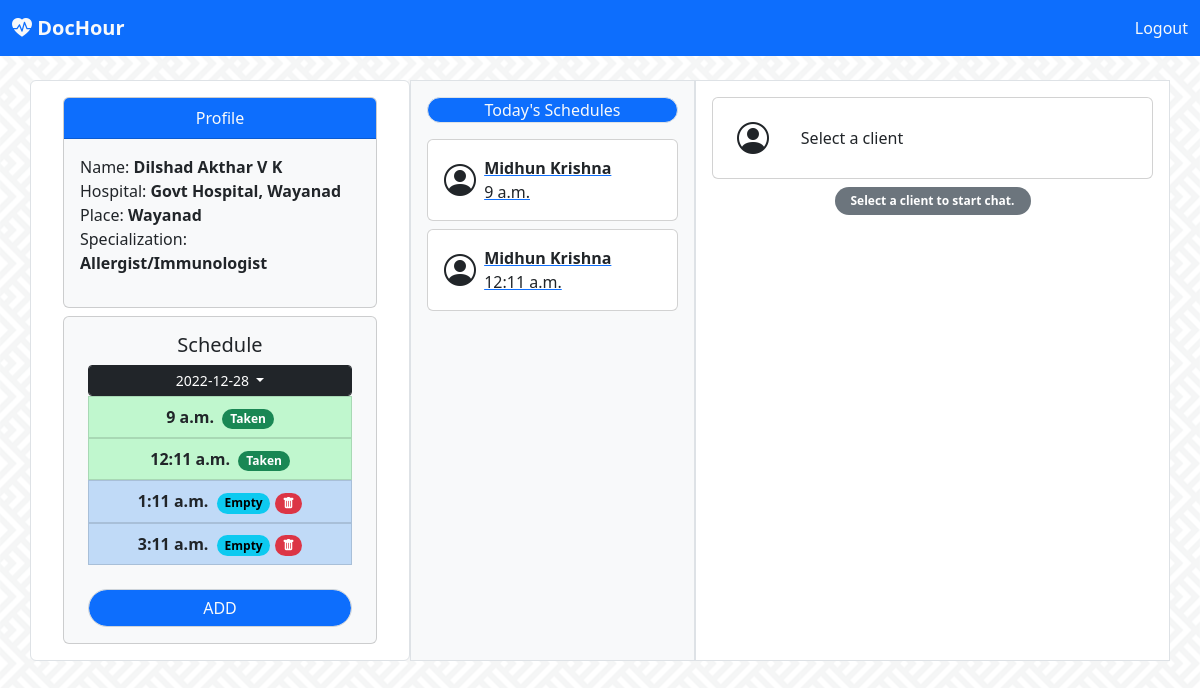
The app's page /doctor/doc_home_slot/2022-12-28/ (signed in), older data.
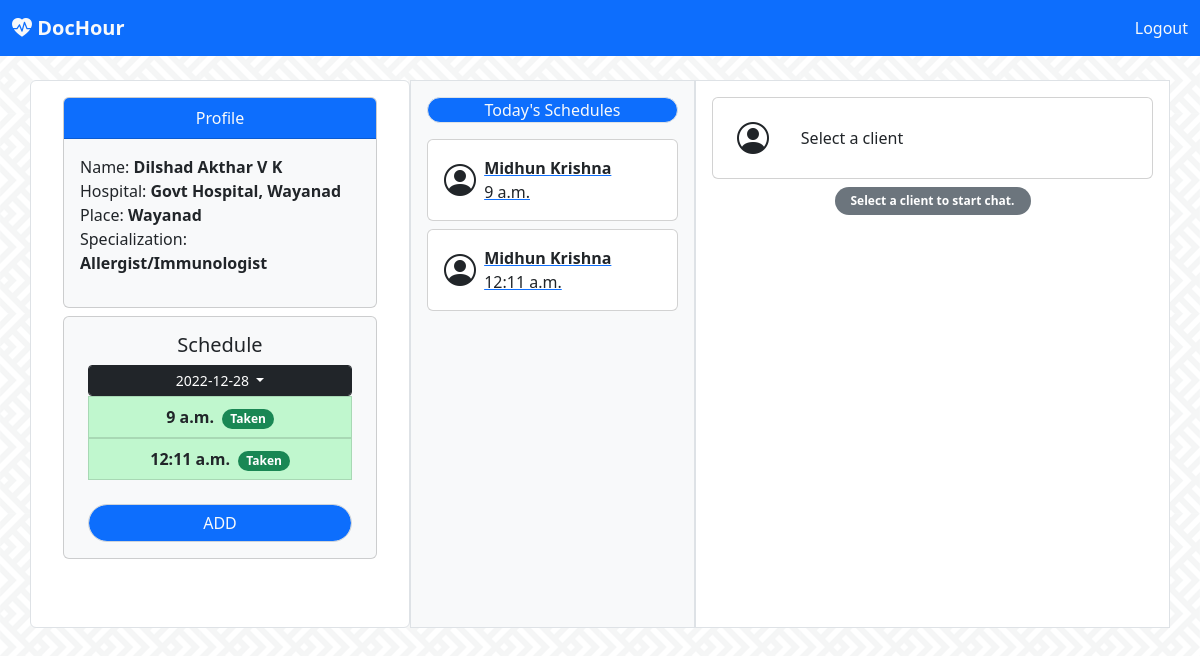
The same page, newer data.
### doctor/models.py (models this page shows, shortened)
class Schedule(models.Model):
    doc = models.ForeignKey(Doctor, on_delete=models.CASCADE)
    date = models.DateField()
    start_time = models.TimeField()
    taken = models.ForeignKey(Client, related_name='taken', on_delete=models.CASCADE, null=True, blank=True)
    confirmed = models.BooleanField(default=False)
    cancelled = models.ForeignKey(Client, related_name='cancelled', on_delete=models.CASCADE, null=True, blank=True)

### client/models.py (models this page shows, shortened)
class Client(models.Model):
    user = models.OneToOneField(User, on_delete=models.CASCADE)
    place = models.CharField(max_length=100)
    age = models.IntegerField()
    health_history = models.CharField(max_length=250)

### doctor/views.py (the view)
# urls.py: url(r'^doc_home_slot/(?P<date>\d{4}-\d{2}-\d{2})/$', views.doc_home_slot, name='doc_home_slot'),
def doc_home_slot(request, date):
    doc = Doctor.objects.get(user=request.user)
    schedule = Schedule.objects.filter(doc=doc)
    dates = sorted(set([sc.date for sc in schedule]))
    slot = Schedule.objects.filter(doc=doc, date=date)
    today = Schedule.objects.filter(doc=doc, date=dt.today())
    return render(request,'doctor/doc-home.html', context={'doc':doc, 'dates':dates, 'slots':slot, 'date':date, 'today':today})

### doctor/models.py (called while the page is built)
    def __str__(self) -> str:
        return self.spec

### templates/doctor/doc-home.html (shortened to what the changed rows need)
<!doctype html>
<html lang="en">
  <head>
    <link rel="stylesheet" href="https://cdn.jsdelivr.net/npm/bootstrap-icons@1.10.2/font/bootstrap-icons.css">
    <link href="https://cdn.jsdelivr.net/npm/bootstrap@5.2.3/dist/css/bootstrap.min.css" rel="stylesheet">
  </head>
  <body style="background-image: url('../../../static/images/bg.webp');background-repeat: repeat; background-position: center; ">
      <br>
      <div class="container">
      <div class="row">
        <div class="col-sm-4  border mx-auto px-4 py-2 text-center rounded bg-white" >
            <div class="card m-2 px-2 bg-light">
                <div class="card-body">
                  <ul class="list-group text-start">
                    {% for slot in slots %}
                    {% if slot.taken %}{% if slot.confirmed %}<a data-bs-toggle="modal" data-bs-target="#taken{{forloop.counter}}"><li class="list-group-item text-center" style="background-color: rgb(192, 247, 206);"><b>{{slot.start_time}} &nbsp;<span class="badge rounded-pill text-bg-success">Taken</span></b></li></a>
                    {% else %}<a data-bs-toggle="modal" data-bs-target="#confirm{{forloop.counter}}"><li class="list-group-item text-center" style="background-color: rgb(223, 247, 192);"><b>{{slot.start_time}} &nbsp;<span class="badge rounded-pill text-bg-warning">Verify and confirm</span></b></li></a>
                    {% endif %}{% else %}<li class="list-group-item text-center"  style="background-color: rgb(192, 218, 247);"><b>{{slot.start_time}} &nbsp;<span class="badge rounded-pill text-bg-info">Empty</span></b>
                      <a data-bs-toggle="modal" data-bs-target="#delete{{forloop.counter}}"><span class="badge bg-danger rounded-pill"><i class="bi bi-trash-fill"></i></span></a></li>
                    {% endif %}
                    {% endfor %}
                    <br>
                  </ul>
                </div>
              </div>
        </div>
        <div class="col-sm-3 bg-light p-3 border">
          {% for td in today %}{% if td.confirmed %}
            <a href="{% url 'doctor:doc_home_chat' td.taken.id %}"><div class="card mb-2 text-dark">
                <div class="row  p-3">
                <div class="col-sm-2 text-center my-auto">
                    <i class="bi bi-person-circle fs-2"></i>
                </div>
                <div class="col-sm-9">
                    <b>{{td.taken.user.first_name}} {{td.taken.user.last_name}}</b><br>
                    {{td.start_time}}
                </div>
                </div>
            </div></a>{% endif %}
            {% endfor %}
        </div>
      </div>
  </body>
</html>

Row changes from the older to the newer data that the page shows:
removed Schedule: start_time "1:11 a.m.", shown under "Schedule"
removed Schedule: start_time "3:11 a.m.", shown under "Schedule"
